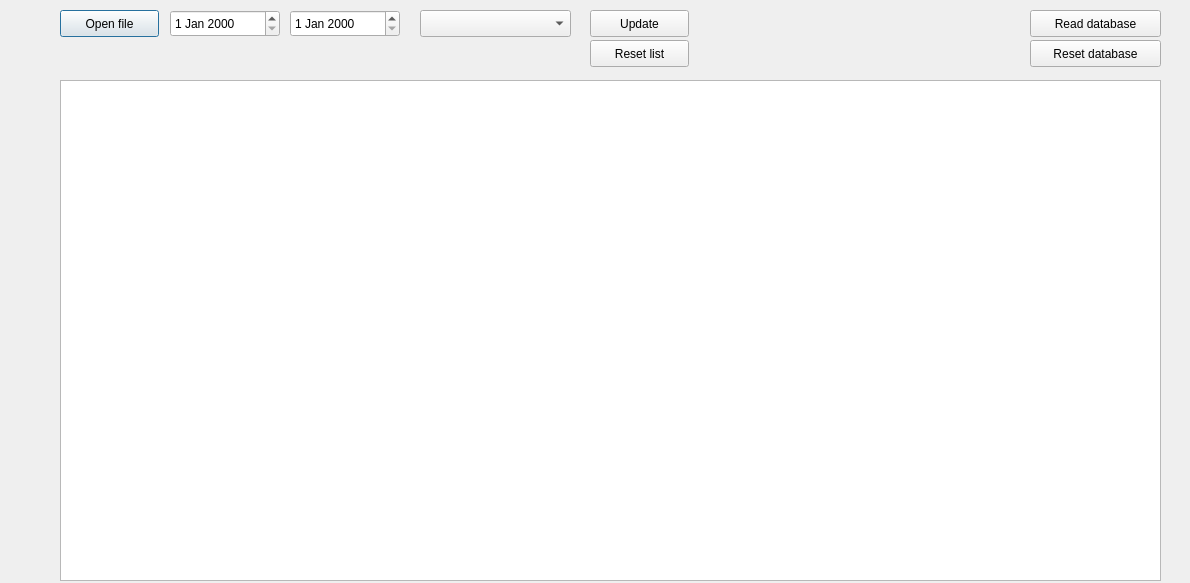
<?xml version="1.0" encoding="UTF-8"?>
<ui version="4.0">
 <class>Portfolio</class>
 <widget class="QDialog" name="Portfolio">
  <property name="geometry">
   <rect>
    <x>0</x>
    <y>0</y>
    <width>1190</width>
    <height>583</height>
   </rect>
  </property>
  <property name="windowTitle">
   <string>Dialog</string>
  </property>
  <widget class="QPushButton" name="pushButton">
   <property name="geometry">
    <rect>
     <x>60</x>
     <y>10</y>
     <width>99</width>
     <height>27</height>
    </rect>
   </property>
   <property name="text">
    <string>Open file</string>
   </property>
  </widget>
  <widget class="QTableView" name="tableView">
   <property name="geometry">
    <rect>
     <x>60</x>
     <y>80</y>
     <width>1101</width>
     <height>501</height>
    </rect>
   </property>
  </widget>
  <widget class="QDateEdit" name="dateEdit">
   <property name="geometry">
    <rect>
     <x>170</x>
     <y>10</y>
     <width>110</width>
     <height>27</height>
    </rect>
   </property>
  </widget>
  <widget class="QDateEdit" name="dateEdit_2">
   <property name="geometry">
    <rect>
     <x>290</x>
     <y>10</y>
     <width>110</width>
     <height>27</height>
    </rect>
   </property>
  </widget>
  <widget class="QComboBox" name="comboBox">
   <property name="geometry">
    <rect>
     <x>420</x>
     <y>10</y>
     <width>151</width>
     <height>27</height>
    </rect>
   </property>
  </widget>
  <widget class="QPushButton" name="ResetDatabaseButton">
   <property name="geometry">
    <rect>
     <x>1030</x>
     <y>40</y>
     <width>131</width>
     <height>27</height>
    </rect>
   </property>
   <property name="text">
    <string>Reset database</string>
   </property>
  </widget>
  <widget class="QPushButton" name="UpdatePortfolioList">
   <property name="geometry">
    <rect>
     <x>590</x>
     <y>10</y>
     <width>99</width>
     <height>27</height>
    </rect>
   </property>
   <property name="text">
    <string>Update</string>
   </property>
  </widget>
  <widget class="QPushButton" name="C">
   <property name="geometry">
    <rect>
     <x>590</x>
     <y>40</y>
     <width>99</width>
     <height>27</height>
    </rect>
   </property>
   <property name="text">
    <string>Reset list</string>
   </property>
  </widget>
  <widget class="QPushButton" name="ReadDbButton">
   <property name="geometry">
    <rect>
     <x>1030</x>
     <y>10</y>
     <width>131</width>
     <height>27</height>
    </rect>
   </property>
   <property name="text">
    <string>Read database</string>
   </property>
  </widget>
 </widget>
 <resources/>
 <connections/>
</ui>
